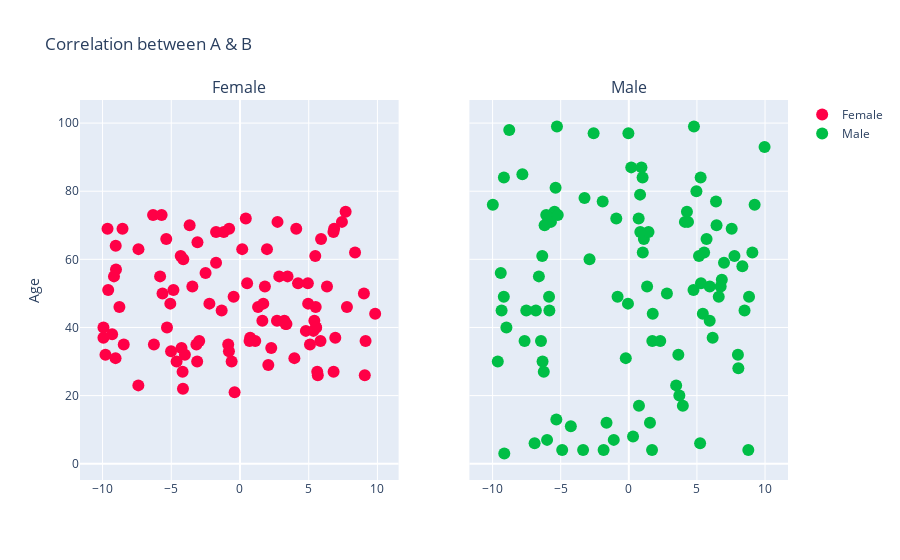

The notebook cell this image was saved under:
### Code cell
# SHARING AN AXIS                    
fig = plotly.subplots.make_subplots(rows = 1,
                                    cols = 2,
                                    subplot_titles = ("Female","Male"),
                                    shared_yaxes = True,)  # CAN BE x
                  
fig.append_trace( trace0, 1, 1) # row 1, col 1
fig.append_trace( trace1, 1, 2)

fig.layout.update( title = "Correlation between A & B ",
                   yaxis = dict(title = "Age" )  )
iplot(fig);

### Figure 1 — Plotly figure (JSON) as saved in the notebook; plotly's stock layout.template omitted (floating-point values rounded to 4 significant figures)
{"data": [{"marker": {"color": "rgba(255,0,70,1)", "size": 12}, "mode": "markers", "name": "Female", "type": "scatter", "x": [6.8, -5.07, 3.957, -0.8041, 0.7417, -3.095, 5.858, -5.814, 1.11, -7.387, 5.41, -3.465, 8.372, 5.621, 5.092, -2.505, -9.022, 1.812, 0.4239, -9.934, -4.253, 4.938, 5.898, 3.379, -2.966, -9.302, -4.008, 0.1627, 6.81, -8.546, 2.691, -4.312, 9.836, 6.851, 2.06, -4.61, 5.344, 7.419, -1.18, 1.628, 5.479, 5.541, 6.33, -9.788, -8.457, -0.4618, 7.782, 9.08, 2.274, -3.115, -8.773, -6.323, -5.363, -7.395, 6.934, -9.936, -5.703, -0.3918, 9.139, 1.696, 3.23, -9.041, 0.5199, 2.73, -0.7897, 4.793, -0.8559, -3.663, 5.662, -9.59, -5.636, -3.171, -4.127, -1.742, -1.741, -4.149, 4.224, 4.96, -9.638, 9.017, -9.168, 5.508, 7.687, -4.843, -9.054, 5.529, -5.311, -2.225, -4.176, 2.857, 4.093, 3.462, -6.262, 1.965, 1.317, -5.014, 0.6959, -1.333, 3.318, -0.6069], "xaxis": "x", "y": [68, 47, 31, 33, 37, 65, 36, 55, 36, 63, 42, 52, 62, 27, 35, 56, 57, 52, 72, 40, 34, 53, 66, 41, 36, 38, 32, 63, 27, 69, 42, 61, 44, 69, 29, 30, 39, 71, 68, 42, 61, 40, 52, 32, 35, 49, 46, 26, 34, 30, 46, 73, 66, 23, 37, 37, 73, 21, 36, 47, 42, 64, 53, 71, 69, 39, 35, 70, 26, 51, 50, 35, 60, 59, 68, 22, 53, 47, 69, 50, 55, 46, 74, 51, 31, 40, 40, 47, 27, 55, 69, 55, 35, 63, 46, 33, 36, 45, 41, 30], "yaxis": "y"}, {"marker": {"color": "rgba(0,190,70,1)", "size": 12}, "mode": "markers", "name": "Male", "type": "scatter", "x": [0.1792, -5.714, -9.4, -4.256, 8.826, 4.267, -7.812, 9.966, 7.552, 5.53, -0.06052, -7.525, 5.298, 1.343, -5.999, 0.7228, -2.584, 2.798, -9.618, 6.828, -8.984, 5.234, 8.009, -2.883, 6.743, -6.601, 5.941, 8.041, -6.182, 7.754, 5.152, 3.712, -9.339, -4.89, 6.602, 3.477, 4.749, -5.453, -1.85, 9.068, -1.917, -6.241, -5.374, 5.937, -0.8251, 1.105, -5.274, -0.03066, 0.7457, 6.154, 1.448, -3.355, -6.824, 9.237, 1.025, 6.988, 6.441, 5.273, 1.726, 0.3099, 8.337, 4.963, 1.011, -7.65, 6.402, -0.2212, -6.354, 4.345, -6.447, 4.118, 5.435, -1.635, -3.251, 8.772, -9.175, 0.928, 5.709, -5.214, -6.061, -6.915, -5.319, -1.104, 0.8437, 8.496, 3.636, 1.705, 0.8274, -5.83, -6.331, -9.169, 1.757, -0.919, 2.308, -9.141, -8.776, -5.854, 4.781, 3.967, 1.554, -9.981], "xaxis": "x2", "y": [87, 71, 56, 11, 49, 74, 85, 93, 69, 62, 47, 45, 53, 52, 7, 72, 97, 50, 30, 54, 40, 6, 32, 60, 52, 55, 52, 28, 70, 61, 61, 20, 45, 4, 49, 23, 51, 74, 4, 62, 77, 27, 81, 42, 49, 66, 99, 97, 17, 37, 68, 4, 45, 76, 62, 59, 70, 84, 36, 8, 58, 80, 84, 36, 77, 31, 61, 71, 36, 71, 44, 12, 78, 4, 49, 87, 66, 73, 73, 6, 13, 7, 68, 45, 32, 4, 79, 45, 30, 84, 44, 72, 36, 3, 98, 49, 99, 17, 12, 76], "yaxis": "y2"}], "layout": {"annotations": [{"font": {"size": 16}, "showarrow": false, "text": "Female", "x": 0.225, "xanchor": "center", "xref": "paper", "y": 1, "yanchor": "bottom", "yref": "paper"}, {"font": {"size": 16}, "showarrow": false, "text": "Male", "x": 0.775, "xanchor": "center", "xref": "paper", "y": 1, "yanchor": "bottom", "yref": "paper"}], "title": {"text": "Correlation between A & B "}, "xaxis": {"anchor": "y", "domain": [0, 0.45]}, "xaxis2": {"anchor": "y2", "domain": [0.55, 1]}, "yaxis": {"anchor": "x", "domain": [0, 1], "title": {"text": "Age"}}, "yaxis2": {"anchor": "x2", "domain": [0, 1], "matches": "y", "showticklabels": false}}}
